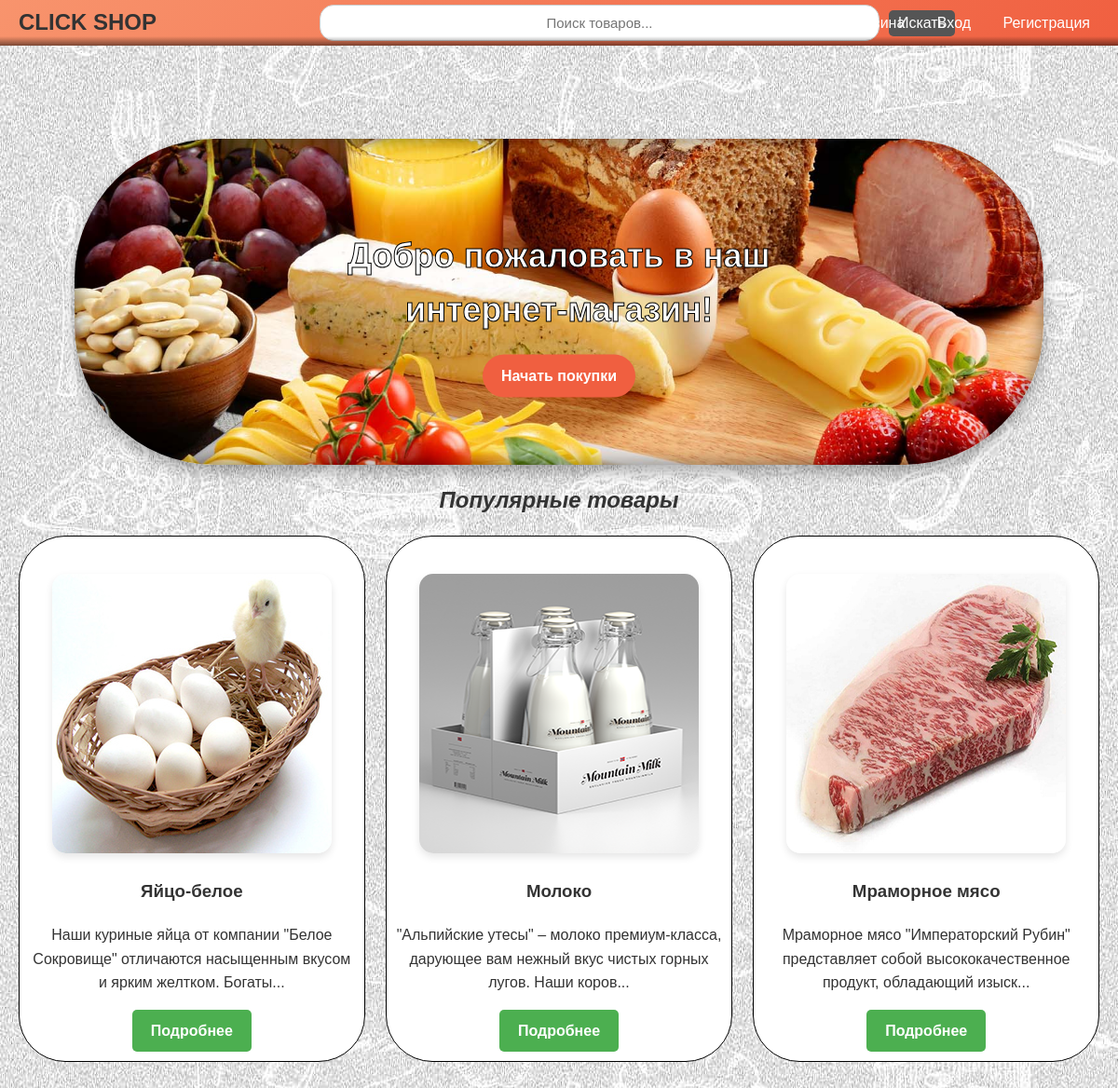
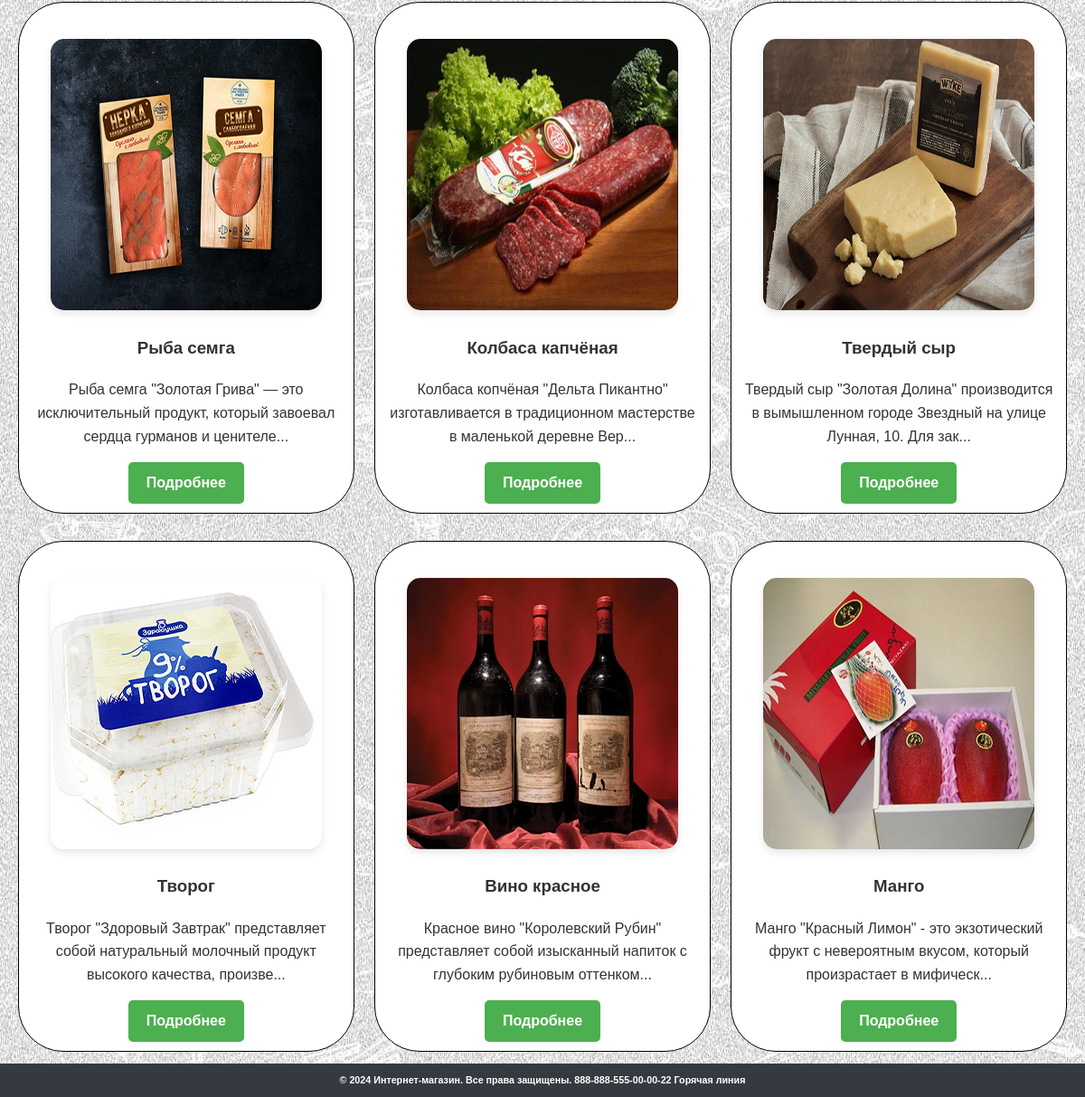
The page / on the database its author committed (2 pictures, top to bottom).
### products/models.py (models this page shows, shortened)
class Product(models.Model):
    category = models.ForeignKey(Category, related_name='products', on_delete=models.CASCADE)
    name = models.CharField(max_length=255)
    slug = models.SlugField(unique=True, blank=True)
    description = models.TextField()
    price = models.DecimalField(max_digits=10, decimal_places=2)
    stock = models.PositiveIntegerField()
    available = models.BooleanField(default=True)
    created = models.DateTimeField(auto_now_add=True)
    updated = models.DateTimeField(auto_now=True)

class ProductImage(models.Model):
    product = models.ForeignKey(Product, related_name='images', on_delete=models.CASCADE)
    image = models.ImageField(upload_to='products/')

### products/views.py (the view)
# urls.py: path('', home_view, name='home'),
def home_view(request):
    products = Product.objects.all().prefetch_related('images')
    return render(request, 'products/home.html', {'products': products})

### products/templates/products/home.html (shortened to what this page needs)
{% extends "accounts/base.html" %}
{% load static %}
{% block content %}
<div class="jumbotron">
    <div class="jumbotron-content">
        <div class="jumbotron-text-black">
            <h1>Добро пожаловать в наш интернет-магазин!</h1>
        </div>
        <a href="#" class="button">Начать покупки</a>
    </div>
</div>
<div class="container-center">
    <h2 class="text-center mb-4">Популярные товары</h2>
    <div class="product-grid">
        {% for product in products %}
        <div class="product-card">
            {% with product.images.first as product_image %}
            {% if product_image %}
            <img src="{{ product_image.image.url }}" alt="{{ product.name }}">
            {% else %}
            <img src="{% static 'default-image.jpg' %}" alt="{{ product.name }}">
            {% endif %}
            {% endwith %}
            <h3>{{ product.name }}</h3>
            <p>{{ product.description|slice:"100" }}...</p>
            <a href="{% url 'product_detail' product.slug %}" class="button">Подробнее</a>
        </div>
        {% endfor %}
    </div>
</div>
{% endblock %}

### static/css/style.css (style rules this page uses)
body { font-family: Arial, sans-serif; margin: 0; padding: 0; display: flex; flex-direction: column; min-height: 100vh; line-height: 1.6; color: #333; background-color: #e9ecef; background-attachment: fixed; background-image: url('/static/products/images/5.jpg'); background-size: cover; background-position: center; }
.jumbotron { position: relative; padding: 100px; width: 70%; height: 150px; margin: 100px auto 0 auto; background-size: cover; background-position: center; transition: background-image 0.5s ease-in-out; border-radius: 150px; overflow: hidden; box-shadow: 0 8px 16px rgba(0, 0, 0, 0.3); }
.jumbotron::before { content: ''; position: absolute; top: 0; left: 0; width: 100%; height: 100%; border-radius: inherit; box-shadow: inset 0 0 20px rgba(0, 0, 0, 0.5); pointer-events: none; }
.jumbotron-content { position: absolute; top: 50%; left: 50%; transform: translate(-50%, -50%); text-align: center; color: white; z-index: 1; }
.jumbotron-text-black { color: rgb(255, 255, 255); -webkit-text-stroke: 1px black; }
.jumbotron h1 { font-size: 36px; margin-bottom: 20px; }
.jumbotron .button { display: inline-block; padding: 10px 20px; background-color: #f05f40; color: white; text-decoration: none; border-radius: 50px; }
.container .text-center.mb-4 { padding-top: 40px; text-align: center; color: #333; font-family: "Arial", sans-serif; font-size: 24px; font-style: italic; line-height: 1.5; }
.container-center .text-center.mb-4 { margin-top: 20px; margin-bottom: 0px; }
.product-grid { display: flex; flex-wrap: wrap; justify-content: space-between; padding: 20px; max-width: 1200px; margin: 0 auto; box-sizing: border-box; }
.product-card { flex: 0 1 calc(33.33% - 15px); background-color: #ffffff; border: 1px solid #000000; border-radius: 50px; padding: 10px; text-align: center; margin-bottom: 30px; box-sizing: border-box; }
.product-card:first-child { margin-left: 0; }
.product-card:last-child { margin-right: 0; }
.button { display: inline-block; padding: 12px 24px; font-size: 18px; font-weight: bold; text-decoration: none; color: #fff; background-color: #f05f40; border-radius: 50px; border: 2px black; cursor: pointer; transition: background-color 0.3s ease; }
img { border-radius: 15px; box-shadow: 0 4px 8px rgba(0, 0, 0, 0.1); max-width: 100%; height: auto; margin-top: 30px; }
h2 { font-size: 2.5rem; color: #343a40; margin-top: 20px; margin-bottom: 20px; }
.container .text-center.mb-4 { padding-top: 0px; }
.button { padding: 10px 20px; background-color: #4CAF50; color: white; border: none; border-radius: 5px; text-decoration: none; display: inline-block; text-align: center; cursor: pointer; font-size: 16px; transition: background-color 0.3s; }

### rows shown on the page
Product: images.first.image (picture), name "Яйцо-белое", description "Наши куриные яйца от компании \"Белое Сокровище\" отличаются насыщенным вкусом и ярким желтком. Богаты"
Product: images.first.image (picture), name "Молоко", description "\"Альпийские утесы\" – молоко премиум-класса, дарующее вам нежный вкус чистых горных лугов. Наши коров"
Product: images.first.image (picture), name "Мраморное мясо", description "Мраморное мясо \"Императорский Рубин\" представляет собой высококачественное продукт, обладающий изыск"
Product: images.first.image (picture), name "Рыба семга", description "Рыба семга \"Золотая Грива\" — это исключительный продукт, который завоевал сердца гурманов и ценителе"
Product: images.first.image (picture), name "Колбаса капчёная", description "Колбаса копчёная \"Дельта Пикантно\" изготавливается в традиционном мастерстве в маленькой деревне Вер"
Product: images.first.image (picture), name "Твердый сыр", description "Твердый сыр \"Золотая Долина\" производится в вымышленном городе Звездный на улице Лунная, 10. Для зак"
Product: images.first.image (picture), name "Творог", description "Творог \"Здоровый Завтрак\" представляет собой натуральный молочный продукт высокого качества, произве"
Product: images.first.image (picture), name "Вино красное", description "Красное вино \"Королевский Рубин\" представляет собой изысканный напиток с глубоким рубиновым оттенком"
Product: images.first.image (picture), name "Манго", description "Манго \"Красный Лимон\" - это экзотический фрукт с невероятным вкусом, который произрастает в мифическ"
